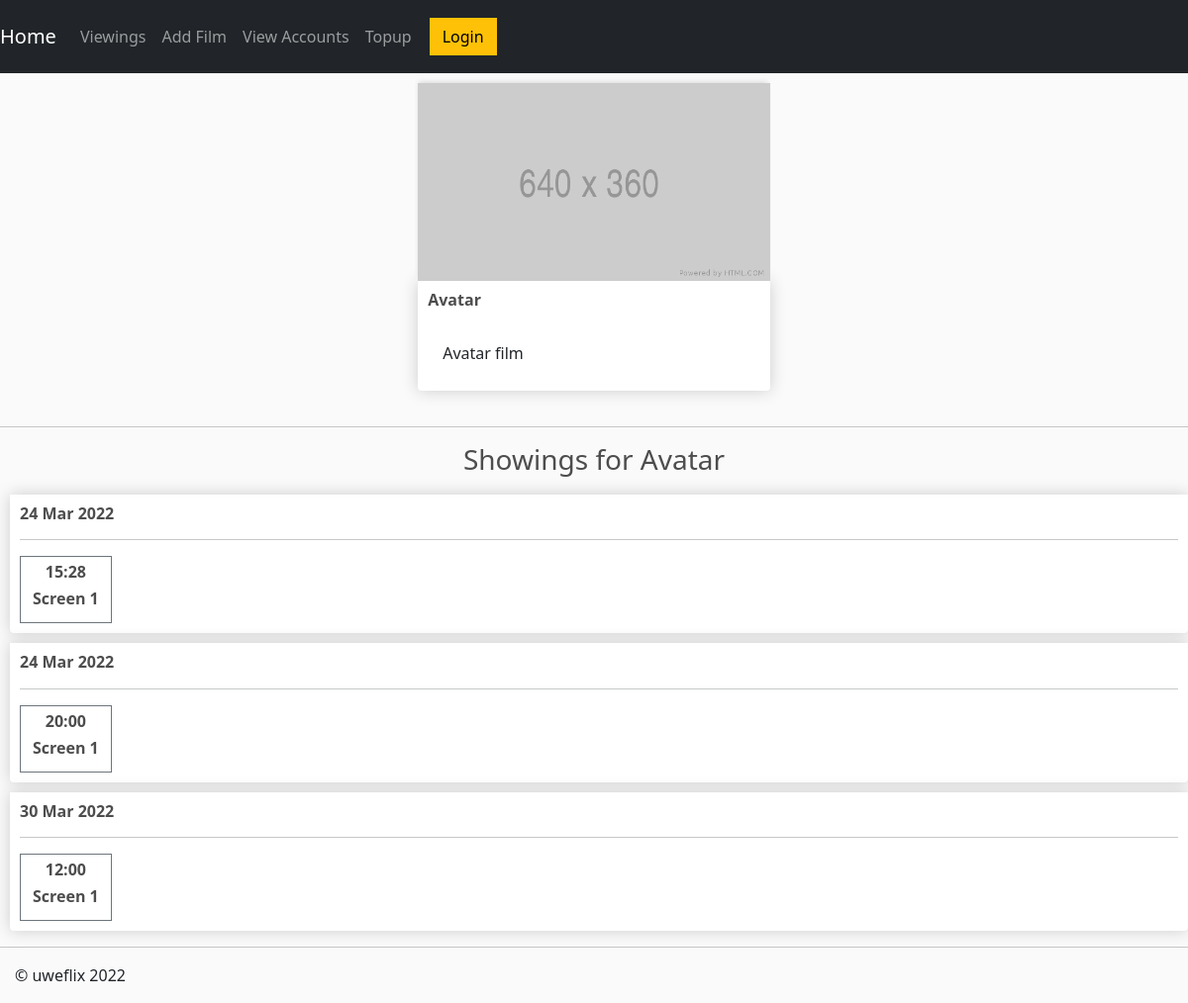
The page /showings/4/ on the database its author committed.
### uweflix/models.py (models this page shows, shortened)
class Film(models.Model):
    title = models.CharField(max_length=100)
    age_rating = models.CharField(max_length=3)
    """Age Ratings:
        - U
        - PG
        - 12
        - 12A
        - 15
        - 18"""
    duration = models.CharField(max_length=3)
    trailer_desc = models.CharField(max_length=500)

class Showing(models.Model):
    screen = models.ForeignKey(Screen, default=1, on_delete=models.CASCADE)
    film = models.ForeignKey(Film,on_delete=models.CASCADE)
    time = models.DateTimeField()
    remaining_tickets = models.IntegerField(default=150)  # NEEDS TO BE ASSIGNED TO THE SCREEN CAPACITY SOMEHOW!

class Screen(models.Model):
    capacity = models.IntegerField()
    apply_covid_restrictions =  models.BooleanField()

### uweflix/views.py (the view)
# urls.py: path("showings", views.showings, name="showings"),
def showings(request, film):
    showings = Showing.objects.filter(film=film).order_by('time')
    film = Film.objects.get(pk=film)
    context = {'showings':showings, 'film':film}
    return render(request, 'uweflix/showings.html', context)

### uweflix/templates/uweflix/showings.html (shortened to what this page needs)
{% extends "uweflix/layout.html" %}
{% load static %}
{% block content %}
<div class="row">
    <div class="center">
        <img class="thumbnail" src="{% static 'uweflix/images/placeholder.png' %}">
        <div class="box-element film">
            <h6><strong>{{film.title}}</strong></h6>
            <br>
            <p>{{film.trailer_desc}}</p>
        </div>
    </div>
    <div class="showings">
        <hr>
        <h3>Showings for {{film.title}}</h3>
        {% for showing in showings %}
        <div class ="showing-box">
            <div class="box-element film">
                <h6><strong>{{ showing.time | date:'j M Y' }}</strong></h6>
                <hr>
                <div>
                    <a class="btn btn-outline-secondary add-btn" href="{% url 'payment' %}">
                        <h6><strong>{{ showing.time | time:'G:i'}}</strong></h6>
                        <h6><strong>Screen {{showing.screen.id}}</strong></h6>
                    </a>
                </div>
            </div>
        </div>
        {% endfor %}
    </div>
</div>
{% endblock %}

### uweflix/static/uweflix/site.css (style rules this page uses)
body { background-color: hsl(0, 0%, 98%); }
h1,h2,h3,h4,h5,h6 { color:hsl(0, 0%, 30%); }
.box-element { box-shadow:hsl(0, 0%, 80%) 0 0 16px; background-color: #fff; border-radius: 4px; padding: 10px; }
.thumbnail { width: 100%; height: 200px; -webkit-box-shadow: -1px -3px 5px -2px rgba(214,214,214,1); -moz-box-shadow: -1px -3px 5px -2px rgba(214,214,214,1); box-shadow: -1px -3px 5px -2px rgba(214,214,214,1); }
.film { border-radius: 0 0 4px 4px; }
.col-lg-4, .col-lg-6, .col-lg-8, .col-lg-12, .showings { margin-top: 10px; }
.btn { border-radius: 0; }
.center { margin: auto; width: auto; padding: 10px; }

### uweflix/templates/uweflix/showings.html (style rules this page uses)
h3 { text-align: center; }
h2, h5, p, .col-lg-4 { padding-left: 15px; }
.showing-box { padding-left: 10px; padding-top: 10px; }

### rows shown on the page
Film: title "Avatar", trailer_desc "Avatar film"
Showing: time "24 Mar 2022", time "15:28", screen.id "1"
Showing: time "24 Mar 2022", time "20:00", screen.id "1"
Showing: time "30 Mar 2022", time "12:00", screen.id "1"
